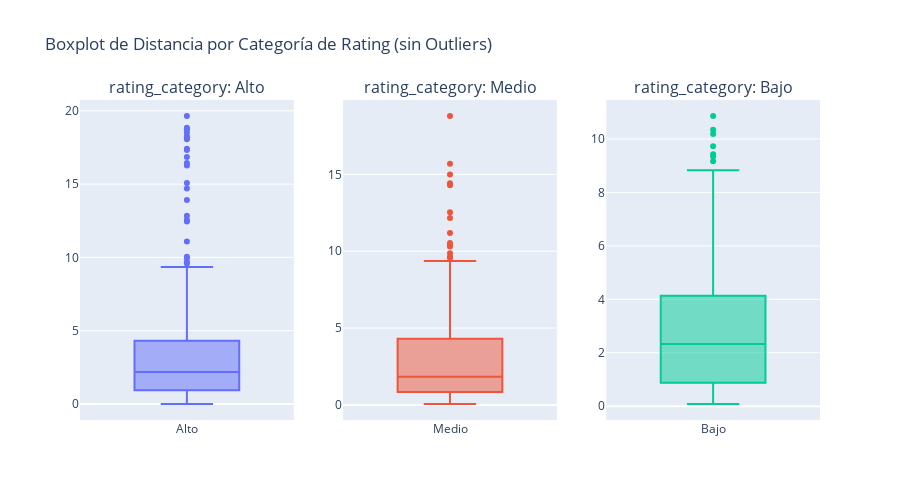

The cell this chart's notebook holds for it:
### Code cell
# Ver outliers de distancia por categoría de rating
visualization.plot_interactive_boxplot(
    datos_limpios, 
    column='distancia_km',
    target_class='rating_category',
    title='Boxplot de Distancia por Categoría de Rating (sin Outliers)'
)

### Figure 1 — Plotly figure (JSON) as saved in the notebook; plotly's stock layout.template omitted (floating-point values rounded to 4 significant figures; data arrays with more than 128 entries replaced by an {"elided": "..."} marker saying what was removed)
{"data": [{"boxpoints": "outliers", "name": "Alto", "showlegend": false, "type": "box", "xaxis": "x", "y": {"elided": "455 float values"}, "yaxis": "y"}, {"boxpoints": "outliers", "name": "Medio", "showlegend": false, "type": "box", "xaxis": "x2", "y": {"elided": "411 float values"}, "yaxis": "y2"}, {"boxpoints": "outliers", "name": "Bajo", "showlegend": false, "type": "box", "xaxis": "x3", "y": {"elided": "231 float values"}, "yaxis": "y3"}], "layout": {"annotations": [{"font": {"size": 16}, "showarrow": false, "text": "rating_category: Alto", "x": 0.1444, "xanchor": "center", "xref": "paper", "y": 1, "yanchor": "bottom", "yref": "paper"}, {"font": {"size": 16}, "showarrow": false, "text": "rating_category: Medio", "x": 0.5, "xanchor": "center", "xref": "paper", "y": 1, "yanchor": "bottom", "yref": "paper"}, {"font": {"size": 16}, "showarrow": false, "text": "rating_category: Bajo", "x": 0.8556, "xanchor": "center", "xref": "paper", "y": 1, "yanchor": "bottom", "yref": "paper"}], "height": 500, "title": {"text": "Boxplot de Distancia por Categoría de Rating (sin Outliers)"}, "xaxis": {"anchor": "y", "domain": [0, 0.2889]}, "xaxis2": {"anchor": "y2", "domain": [0.3556, 0.6444]}, "xaxis3": {"anchor": "y3", "domain": [0.7111, 1]}, "yaxis": {"anchor": "x", "domain": [0, 1]}, "yaxis2": {"anchor": "x2", "domain": [0, 1]}, "yaxis3": {"anchor": "x3", "domain": [0, 1]}}}
